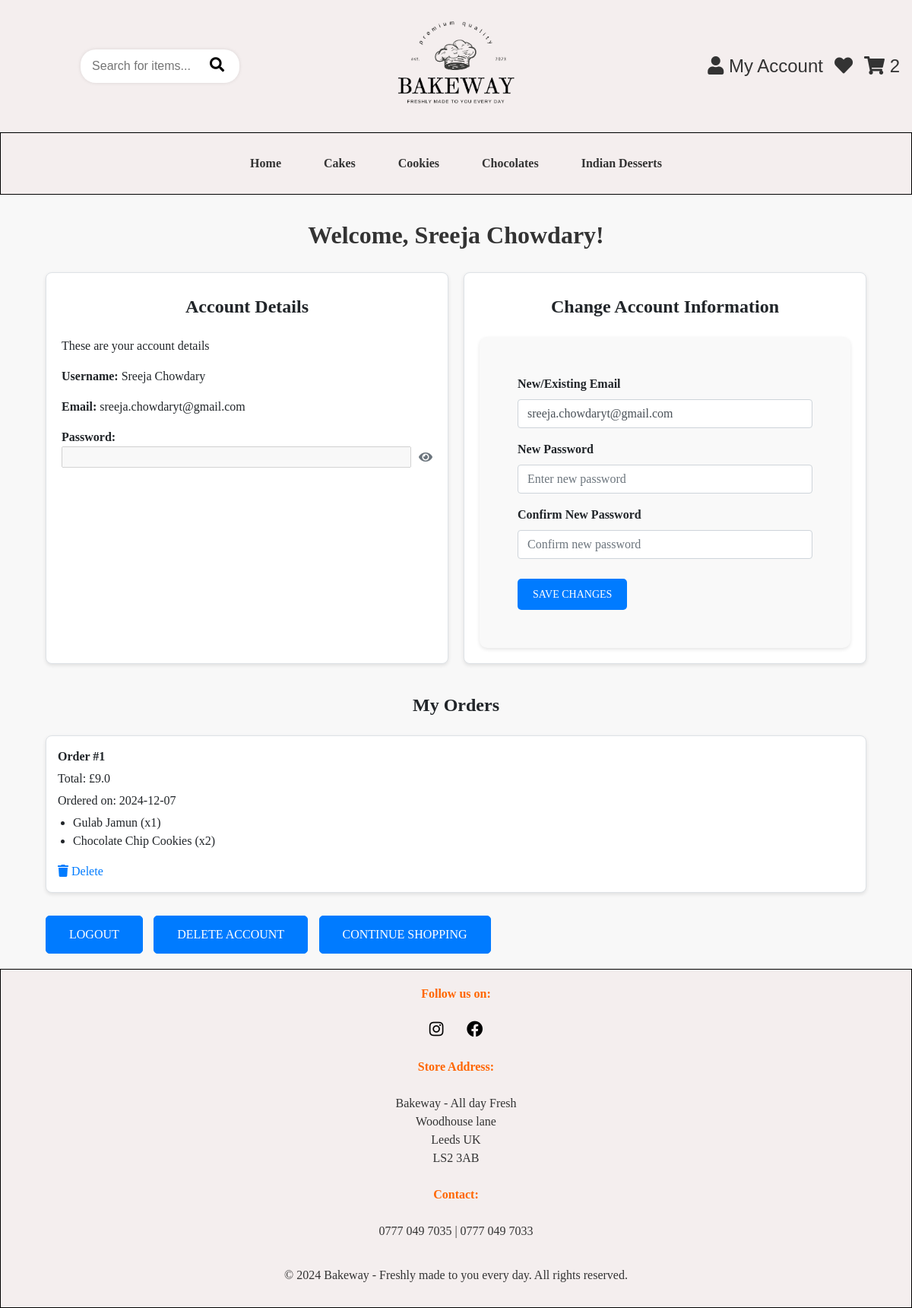
The page /dashboard (signed in) on the database its author committed.
### app/models.py (models this page shows, shortened)
class User(db.Model, UserMixin):
    id = db.Column(db.Integer, primary_key=True)
    name = db.Column(db.String(100))
    email = db.Column(db.String(120), unique=True)
    password = db.Column(db.String(200))
    is_active = db.Column(db.Boolean, default=True)

class Order(db.Model):
    id = db.Column(db.Integer, primary_key=True)
    user_id = db.Column(db.Integer, db.ForeignKey('user.id'), nullable=False)
    total_amount = db.Column(db.Float, nullable=False)
    name = db.Column(db.String(100), nullable=False)
    address = db.Column(db.String(255), nullable=False)  # Changed from phone to address
    date_ordered = db.Column(db.Date, default=datetime.utcnow().date)  # Only storing the date (not datetime)
    user = db.relationship('User', backref='orders')
    order_items = db.relationship('OrderItem', backref='order', cascade='all, delete-orphan')  # Ensure this cascade setting

class OrderItem(db.Model):
    id = db.Column(db.Integer, primary_key=True)
    order_id = db.Column(db.Integer, db.ForeignKey('order.id'), nullable=False)
    product_id = db.Column(db.Integer, db.ForeignKey('product.id'), nullable=False)
    quantity = db.Column(db.Integer, nullable=False)
    product = db.relationship('Product')

class Product(db.Model):
    id = db.Column(db.Integer, primary_key=True)
    name = db.Column(db.String(100), nullable=False)
    description = db.Column(db.Text, nullable=False)
    price = db.Column(db.Float, nullable=False)
    category = db.Column(db.String(50), nullable=False)  # 'Cake', 'Cookie', 'Chocolate', 'Desserts'.
    image = db.Column(db.String(225), nullable=False)
    stock = db.Column(db.Integer, nullable=False, default=0)  # Stock quantity

### app/views.py (the view)
@app.route('/dashboard')
@login_required
def dashboard():
    user = current_user
    return render_template('dashboard.html', user=user)

### app/__init__.py (called while the page is built)
@login_manager.user_loader
def load_user(user_id):
    return User.query.get(int(user_id))

### app/views.py (called while the page is built)
@app.before_request
def initialize_cart():
    if 'cart' not in session:
        session['cart'] = {}

@app.context_processor
def inject_cart_quantity():
    if current_user.is_authenticated:
        total_quantity = db.session.query(
            db.func.sum(CartItem.quantity)
        ).filter_by(user_id=current_user.id).scalar() or 0
    else:
        cart = session.get('cart', {})
        total_quantity = sum(item['quantity'] for item in cart.values())
    return dict(cart_total_quantity=total_quantity)

### app/templates/dashboard.html (shortened to what this page needs)
{% extends "base.html" %}
{% block content %}
<div class="container">
    <div class="welcome-section">
        <h2><strong>Welcome, {{ current_user.name }}!</strong></h2>
    </div>
    <div class="dashboard-grid">
        <div class="account-details">
            <h4><strong>Account Details</strong></h4>
            <p>These are your account details</p>
            <p><strong>Username:</strong> {{ current_user.name }}</p>
            <p><strong>Email:</strong> {{ current_user.email }}</p>
            <p><strong>Password:</strong>
                <span id="passwordField">
                    <input type="password" id="password" value="{{ current_user.actual_password }}" disabled>
                    <i id="eyeIcon" class="fa fa-eye" onclick="togglePasswordVisibility()"></i>
                </span>
            </p>
        </div>
        <div class="change-account-info">
            <h4><strong>Change Account Information</strong></h4>
            <form action="{{ url_for('update_account') }}" method="POST">
                <div class="form-group">
                    <label for="newEmail"><strong>New/Existing Email</strong></label>
                    <input type="email" id="newEmail" name="newEmail" class="form-control" value="{{ current_user.email }}" required>
                </div>
                <div class="form-group">
                    <label for="newPassword"><strong>New Password</strong></label>
                    <input type="password" id="newPassword" name="newPassword" class="form-control" placeholder="Enter new password">
                </div>
                <div class="form-group">
                    <label for="confirmPassword"><strong>Confirm New Password</strong></label>
                    <input type="password" id="confirmPassword" name="confirmPassword" class="form-control" placeholder="Confirm new password">
                </div>
                <button type="submit" class="btn btn-primary">Save Changes</button>
            </form>
        </div>
    </div>
<div class="my-orders">
    <h4><strong>My Orders</strong></h4>
    {% if current_user.orders %}
        <div class="orders-grid">
            {% for order in current_user.orders %}
                <div class="order-box">
                    <strong>Order #{{ loop.index }}</strong>
                    <p>Total: £{{ order.total_amount }}</p>
                    <p>Ordered on: {{ order.date_ordered }}</p>
                    <ul>
                        {% for item in order.order_items %}
                            <li>{{ item.product.name }} (x{{ item.quantity }})</li>
                        {% endfor %}
                    </ul>
                    <a href="{{ url_for('delete_order', order_id=order.id) }}" class="delete-order-btn" onclick="return confirm('Are you sure you want to delete this order?');">
                        <i class="fa fa-trash"></i> Delete
                    </a>
                </div>
            {% endfor %}
        </div>
    {% else %}
        <p>You have no orders yet.</p>
    {% endif %}
</div>
    <div class="buttons-section">
        <a href="{{ url_for('logout') }}" class="btn btn-light custom-btn">Logout</a>
        <a href="javascript:void(0);" onclick="document.getElementById('deleteAccountForm').submit();" class="btn btn-danger custom-btn">Delete Account</a>
        <a href="{{ url_for('home') }}" class="btn btn-light custom-btn">Continue Shopping</a>
    </div>
</div>
{% endblock %}

### app/static/style.css (style rules this page uses)
h2 { color: #333; font-family: 'Times New Roman', Times, serif; text-align: center; padding: 10px; }
* { margin: 0; padding: 0; box-sizing: border-box; }
body { font-family: Arial, sans-serif; background-color: #f8f8f8; margin: 0; }
.btn-primary { background-color: #ff6600; border: none; box-shadow: none !important; outline: none !important; padding: 10px 15px; }
form { max-width: 500px; margin: auto; padding: 50px; background: #f9f9f9; border-radius: 10px; box-shadow: 0px 2px 5px rgba(0, 0, 0, 0.1); }
h4 { font-family: 'Times New Roman', Times, serif; text-align: left; padding: 10px; margin-bottom: 15px; text-align: center; }
.btn { padding: 12px; background-color: #007bff; color: white; border: none; border-radius: 5px; cursor: pointer; margin-top: 10px; font-family: 'Times New Roman', Times, serif; }
.dashboard-grid { display: flex; gap: 20px; margin-top: 20px; flex-wrap: wrap; }
.account-details, .change-account-info { flex: 1; background: white; border: 1px solid #dee2e6; border-radius: 8px; padding: 20px; box-shadow: 0 2px 5px rgba(0, 0, 0, 0.1); font-family: 'Times New Roman', Times, serif; }
.my-orders { margin-top: 30px; }
.orders-grid { display: grid; grid-template-columns: repeat(auto-fit, minmax(300px, 1fr)); gap: 20px; margin-bottom: 20px; font-family: 'Times New Roman', Times, serif; }
.order-box { background: white; border: 1px solid #dee2e6; border-radius: 8px; padding: 15px; box-shadow: 0 2px 5px rgba(0, 0, 0, 0.1); }
.order-box p { margin: 5px 0; }
.order-box ul { padding-left: 20px; }
.btn { padding: 10px 15px; border-radius: 5px; text-transform: uppercase; font-size: 14px; border: none; transition: background-color 0.3s; }
.btn-primary { background-color: #007bff; color: white; }
#passwordField { display: flex; align-items: center; }
#passwordField input { flex: 1; margin-right: 10px; }
#eyeIcon { cursor: pointer; color: #6c757d; }
.btn { display: inline-block; padding: 10px 20px; background-color: #007bff; color: white; border-radius: 5px; text-decoration: none; text-align: center; }
.custom-btn { padding: 12px 30px; font-size: 16px; border-radius: 5px; text-decoration: none; margin-right: 10px; display: inline-block; width: auto; transition: background-color 0.3s ease, transform 0.3s ease; margin-bottom: 20px; }
.custom-btn { background-color: #007bff; color: #fff; border: 1px solid #007bff; }

### rows shown on the page
User: name "Sreeja Chowdary", email "sreeja.chowdaryt@gmail.com", newEmail "sreeja.chowdaryt@gmail.com"
Order: total_amount "9.0", date_ordered "2024-12-07"
OrderItem: product.name "Gulab Jamun", quantity "1"
OrderItem: product.name "Chocolate Chip Cookies", quantity "2"

### other values the page prints
{{ cart_total_quantity }} "2"
